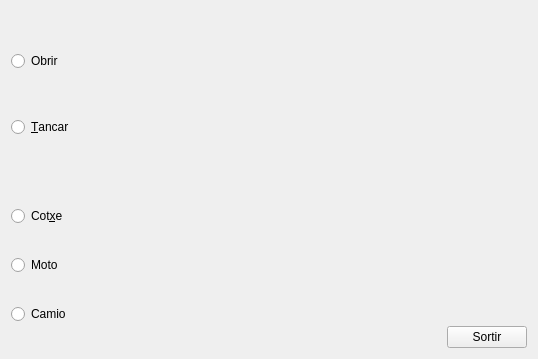
<?xml version="1.0" encoding="UTF-8"?>
<ui version="4.0">
 <class>MyForm</class>
 <widget class="QWidget" name="MyForm">
  <property name="geometry">
   <rect>
    <x>0</x>
    <y>0</y>
    <width>538</width>
    <height>359</height>
   </rect>
  </property>
  <property name="windowTitle">
   <string>Form</string>
  </property>
  <layout class="QVBoxLayout" name="verticalLayout_6">
   <item>
    <layout class="QHBoxLayout" name="horizontalLayout_4">
     <item>
      <layout class="QVBoxLayout" name="verticalLayout_5">
       <item>
        <layout class="QHBoxLayout" name="horizontalLayout_2">
         <item>
          <layout class="QVBoxLayout" name="verticalLayout">
           <item>
            <widget class="QRadioButton" name="radioButton">
             <property name="text">
              <string>Obrir</string>
             </property>
            </widget>
           </item>
           <item>
            <widget class="QRadioButton" name="radioButton_2">
             <property name="text">
              <string>&amp;Tancar</string>
             </property>
            </widget>
           </item>
          </layout>
         </item>
         <item>
          <widget class="MyLabel" name="label">
           <property name="text">
            <string/>
           </property>
           <property name="alignment">
            <set>Qt::AlignCenter</set>
           </property>
          </widget>
         </item>
        </layout>
       </item>
       <item>
        <layout class="QHBoxLayout" name="horizontalLayout">
         <item>
          <layout class="QVBoxLayout" name="verticalLayout_2">
           <item>
            <widget class="QRadioButton" name="radioButton_3">
             <property name="text">
              <string>Cot&amp;xe</string>
             </property>
            </widget>
           </item>
           <item>
            <widget class="QRadioButton" name="radioButton_5">
             <property name="text">
              <string>Moto</string>
             </property>
            </widget>
           </item>
           <item>
            <widget class="QRadioButton" name="radioButton_4">
             <property name="text">
              <string>Camio</string>
             </property>
            </widget>
           </item>
          </layout>
         </item>
         <item>
          <layout class="QVBoxLayout" name="verticalLayout_3">
           <item>
            <widget class="MyLabel" name="label_2">
             <property name="text">
              <string/>
             </property>
            </widget>
           </item>
           <item>
            <widget class="MyLabel" name="label_3">
             <property name="text">
              <string/>
             </property>
            </widget>
           </item>
           <item>
            <widget class="MyLabel" name="label_4">
             <property name="text">
              <string/>
             </property>
            </widget>
           </item>
          </layout>
         </item>
        </layout>
       </item>
      </layout>
     </item>
     <item>
      <layout class="QHBoxLayout" name="horizontalLayout_3">
       <item>
        <spacer name="horizontalSpacer">
         <property name="orientation">
          <enum>Qt::Horizontal</enum>
         </property>
         <property name="sizeHint" stdset="0">
          <size>
           <width>40</width>
           <height>20</height>
          </size>
         </property>
        </spacer>
       </item>
       <item>
        <layout class="QVBoxLayout" name="verticalLayout_4">
         <item>
          <spacer name="verticalSpacer">
           <property name="orientation">
            <enum>Qt::Vertical</enum>
           </property>
           <property name="sizeHint" stdset="0">
            <size>
             <width>20</width>
             <height>40</height>
            </size>
           </property>
          </spacer>
         </item>
         <item>
          <widget class="QPushButton" name="pushButton">
           <property name="text">
            <string>Sortir</string>
           </property>
          </widget>
         </item>
        </layout>
       </item>
      </layout>
     </item>
    </layout>
   </item>
  </layout>
 </widget>
 <customwidgets>
  <customwidget>
   <class>MyLabel</class>
   <extends>QLabel</extends>
   <header>MyLabel.h</header>
   <slots>
    <signal>s()</signal>
    <slot>incCotxe()</slot>
    <slot>incMoto()</slot>
    <slot>incCamio()</slot>
    <slot>tancar()</slot>
    <slot>obrir()</slot>
   </slots>
  </customwidget>
 </customwidgets>
 <resources/>
 <connections>
  <connection>
   <sender>radioButton_3</sender>
   <signal>clicked()</signal>
   <receiver>label_2</receiver>
   <slot>incCotxe()</slot>
   <hints>
    <hint type="sourcelabel">
     <x>80</x>
     <y>227</y>
    </hint>
    <hint type="destinationlabel">
     <x>97</x>
     <y>228</y>
    </hint>
   </hints>
  </connection>
  <connection>
   <sender>radioButton_5</sender>
   <signal>clicked()</signal>
   <receiver>label_3</receiver>
   <slot>incMoto()</slot>
   <hints>
    <hint type="sourcelabel">
     <x>72</x>
     <y>276</y>
    </hint>
    <hint type="destinationlabel">
     <x>97</x>
     <y>289</y>
    </hint>
   </hints>
  </connection>
  <connection>
   <sender>radioButton_4</sender>
   <signal>clicked()</signal>
   <receiver>label_4</receiver>
   <slot>incCamio()</slot>
   <hints>
    <hint type="sourcelabel">
     <x>80</x>
     <y>325</y>
    </hint>
    <hint type="destinationlabel">
     <x>97</x>
     <y>345</y>
    </hint>
   </hints>
  </connection>
  <connection>
   <sender>pushButton</sender>
   <signal>clicked()</signal>
   <receiver>MyForm</receiver>
   <slot>close()</slot>
   <hints>
    <hint type="sourcelabel">
     <x>510</x>
     <y>346</y>
    </hint>
    <hint type="destinationlabel">
     <x>289</x>
     <y>105</y>
    </hint>
   </hints>
  </connection>
  <connection>
   <sender>radioButton</sender>
   <signal>clicked()</signal>
   <receiver>label</receiver>
   <slot>obrir()</slot>
   <hints>
    <hint type="sourcelabel">
     <x>82</x>
     <y>64</y>
    </hint>
    <hint type="destinationlabel">
     <x>98</x>
     <y>28</y>
    </hint>
   </hints>
  </connection>
  <connection>
   <sender>radioButton_2</sender>
   <signal>clicked()</signal>
   <receiver>label</receiver>
   <slot>tancar()</slot>
   <hints>
    <hint type="sourcelabel">
     <x>78</x>
     <y>135</y>
    </hint>
    <hint type="destinationlabel">
     <x>98</x>
     <y>58</y>
    </hint>
   </hints>
  </connection>
 </connections>
</ui>
